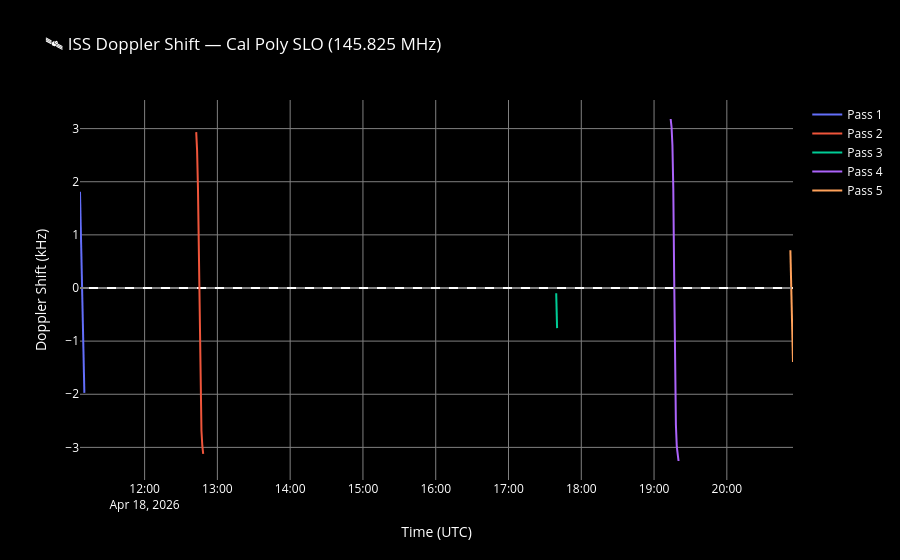

Notebook cell for this chart:
### Code cell
import scipy.constants as const

f0 = 145.825e6  # Hz — ISS APRS downlink frequency
c  = const.c / 1000  # km/s

dt = duration_s / num_steps  # seconds per timestep

# Compute range at every timestep
R_e = 6371.0
ranges = np.array([
    np.sqrt(R_e**2 + (R_e + alts_24[i])**2 - 
            2 * R_e * (R_e + alts_24[i]) * 
            np.cos(np.arccos(np.clip(
                np.sin(gs_lat_rad)*np.sin(np.radians(lats_24[i])) +
                np.cos(gs_lat_rad)*np.cos(np.radians(lats_24[i]))*np.cos(np.radians(lons_24[i]) - gs_lon_rad),
            -1, 1))))
    for i in range(len(lats_24))
])

# Range rate via finite difference
range_rate = np.diff(ranges) / dt  # km/s
range_rate = np.append(range_rate, range_rate[-1])  # pad to same length

# Doppler shift
doppler_hz = -f0 * (range_rate / c)  # Hz

# Plot per pass
fig_doppler = go.Figure()

for i, (start, end) in enumerate(passes):
    t_plot  = [t.to_datetime(timezone.utc) for t in times_24[start:end+1]]
    d_slice = doppler_hz[start:end+1]

    fig_doppler.add_trace(go.Scatter(
        x=t_plot,
        y=d_slice / 1000,  # kHz
        mode='lines',
        name=f'Pass {i+1}',
        line=dict(width=2)
    ))

fig_doppler.add_hline(y=0, line_dash='dash', line_color='gray')

fig_doppler.update_layout(
    title=f'🛰️ ISS Doppler Shift — {gs_name} ({f0/1e6:.3f} MHz)',
    xaxis_title='Time (UTC)',
    yaxis_title='Doppler Shift (kHz)',
    paper_bgcolor='black',
    plot_bgcolor='black',
    font=dict(color='white'),
    xaxis=dict(gridcolor='gray'),
    yaxis=dict(gridcolor='gray'),
    legend=dict(bgcolor='black')
)

fig_doppler.show()

print(f"\nDoppler summary:")
print(f"{'Pass':<6} {'Max shift (kHz)':<20} {'Zero-crossing (TCA approx)'}")
print("-" * 60)
for i, (start, end) in enumerate(passes):
    d_slice = doppler_hz[start:end+1]
    print(f"{i+1:<6} {max(abs(d_slice))/1000:<20.2f} {times_24[start + np.argmin(np.abs(d_slice))].iso}")

### Figure 1 — Plotly figure (JSON) as saved in the notebook; plotly's stock layout.template omitted (floating-point values rounded to 4 significant figures)
{"data": [{"line": {"width": 2}, "mode": "lines", "name": "Pass 1", "type": "scatter", "x": ["2026-04-18T11:06:43.727850+00:00", "2026-04-18T11:07:26.949461+00:00", "2026-04-18T11:08:10.171072+00:00", "2026-04-18T11:08:53.392682+00:00", "2026-04-18T11:09:36.614293+00:00", "2026-04-18T11:10:19.835904+00:00"], "y": [1.811, 1.149, 0.3098, -0.5859, -1.376, -1.974]}, {"line": {"width": 2}, "mode": "lines", "name": "Pass 2", "type": "scatter", "x": ["2026-04-18T12:42:32.202087+00:00", "2026-04-18T12:43:15.423698+00:00", "2026-04-18T12:43:58.645309+00:00", "2026-04-18T12:44:41.866920+00:00", "2026-04-18T12:45:25.088530+00:00", "2026-04-18T12:46:08.310141+00:00", "2026-04-18T12:46:51.531752+00:00", "2026-04-18T12:47:34.753363+00:00", "2026-04-18T12:48:17.974974+00:00"], "y": [2.933, 2.591, 1.892, 0.61, -0.9654, -2.1, -2.687, -2.974, -3.12]}, {"line": {"width": 2}, "mode": "lines", "name": "Pass 3", "type": "scatter", "x": ["2026-04-18T17:39:19.505739+00:00", "2026-04-18T17:40:02.727350+00:00"], "y": [-0.0978, -0.7554]}, {"line": {"width": 2}, "mode": "lines", "name": "Pass 4", "type": "scatter", "x": ["2026-04-18T19:13:41.536755+00:00", "2026-04-18T19:14:24.758365+00:00", "2026-04-18T19:15:07.979976+00:00", "2026-04-18T19:15:51.201587+00:00", "2026-04-18T19:16:34.423198+00:00", "2026-04-18T19:17:17.644809+00:00", "2026-04-18T19:18:00.866419+00:00", "2026-04-18T19:18:44.088030+00:00", "2026-04-18T19:19:27.309641+00:00", "2026-04-18T19:20:10.531252+00:00"], "y": [3.181, 3.03, 2.692, 1.876, 0.2111, -1.599, -2.579, -2.988, -3.168, -3.256]}, {"line": {"width": 2}, "mode": "lines", "name": "Pass 5", "type": "scatter", "x": ["2026-04-18T20:52:22.897435+00:00", "2026-04-18T20:53:06.119046+00:00", "2026-04-18T20:53:49.340656+00:00", "2026-04-18T20:54:32.562267+00:00"], "y": [0.7115, -0.02251, -0.7537, -1.392]}], "layout": {"font": {"color": "white"}, "legend": {"bgcolor": "black"}, "paper_bgcolor": "black", "plot_bgcolor": "black", "shapes": [{"line": {"color": "gray", "dash": "dash"}, "type": "line", "x0": 0, "x1": 1, "xref": "x domain", "y0": 0, "y1": 0, "yref": "y"}], "title": {"text": "🛰️ ISS Doppler Shift — Cal Poly SLO (145.825 MHz)"}, "xaxis": {"gridcolor": "gray", "title": {"text": "Time (UTC)"}}, "yaxis": {"gridcolor": "gray", "title": {"text": "Doppler Shift (kHz)"}}}}
